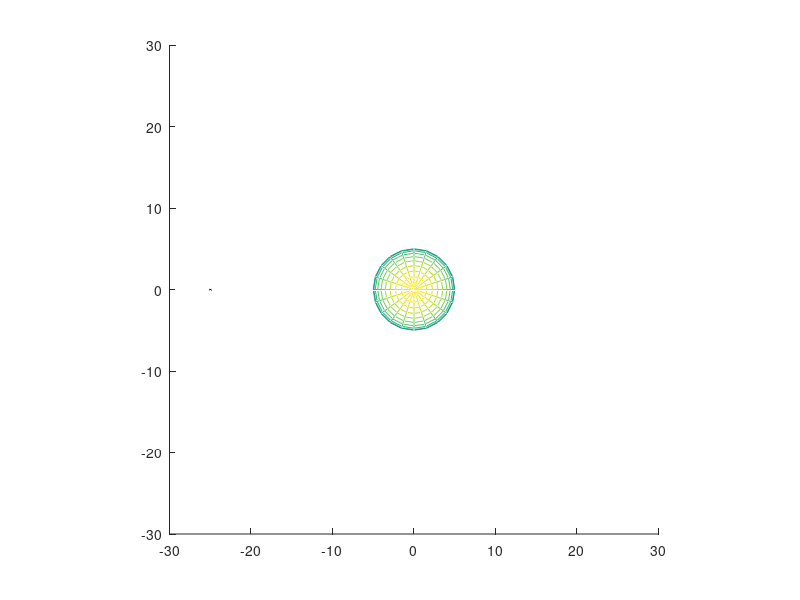

Here is the MATLAB script that generated this plot: (Note: this script raises an error after producing the figure.)
%http://onlinelibrary.wiley.com/doi/10.1111/j.1574-6968.2001.tb10662.x/full
%link for bacteria swimming speed.
%Ill take it 40 micrometers per second.

%Diffusion coefficient(Micrometers^2/seconds).
coef = 79.4;
%Step size. (Seconds).
step = 10^-4;
std = sqrt(2 * coef * step);
speed = 40;
time = 5;
cell_radius = 5;

num_of_molecules = 40000;

molecules = normrnd(0, 10, [num_of_molecules, 3]);
x = molecules;
t = cell_radius./sqrt(sum(x.^2, 2));
molecules = molecules + t.*molecules;

%molecules = zeros(num_of_molecules, 3);
%is_released = false(num_of_molecules, 1);

nanobot_coor = [-25, 0, 0];
nanobot_radius = 2;

arrival_times = zeros(20000,1);
nano_hit_memory = 0;
bias = [0,0,0];
q = normrnd(0, 0.001, [1, 3]);
x = (speed*step)./sqrt(sum(q.^2, 2)).*q;
old_hitt = 0;
count = 0;
intervall = 100;

[X,Y,Z] = sphere;
h = figure(1);
axis tight manual;
filename = 'testAnimated.gif';

for i = 1:time/step
       
    nanobot_coor = nanobot_coor + x;
    hitt = sum((sum((molecules - nanobot_coor).^2, 2) <= nanobot_radius^2));   
    if(hitt > old_hitt)
        bias = (bias + x);
        old_hitt = hitt;
    elseif(hitt < old_hitt)
        bias = (bias - x);
        old_hitt = hitt;    
    else
        old_hitt = hitt;
    end      
    q = normrnd(0, 0.001, [1, 3]);
    x = (speed*step)./sqrt(sum((q + bias).^2 , 2)).*(bias + q); 
    arrival_times(i) = sum((nanobot_coor).^2, 2);  
    
    if(mod(i, 200) == 1)
        hold on
        mesh(X*5 , Y*5 , Z*5);
        surf(X*0.1 + nanobot_coor(1), Y*0.1 + nanobot_coor(2), Z*0.1 + nanobot_coor(3));
        axis([-30  30   -30  30   -30  30]);
        axis square;
        refreshdata;
        drawnow;
        frame = getframe(h); 
        im = frame2im(frame); 
        [imind,cm] = rgb2ind(im,256); 
        if i == 1 
             imwrite(imind,cm,filename,'gif', 'Loopcount',inf); 
        else
            imwrite(imind,cm,filename,'gif','WriteMode','append');
        end 
    end
end

plot(arrival_times)